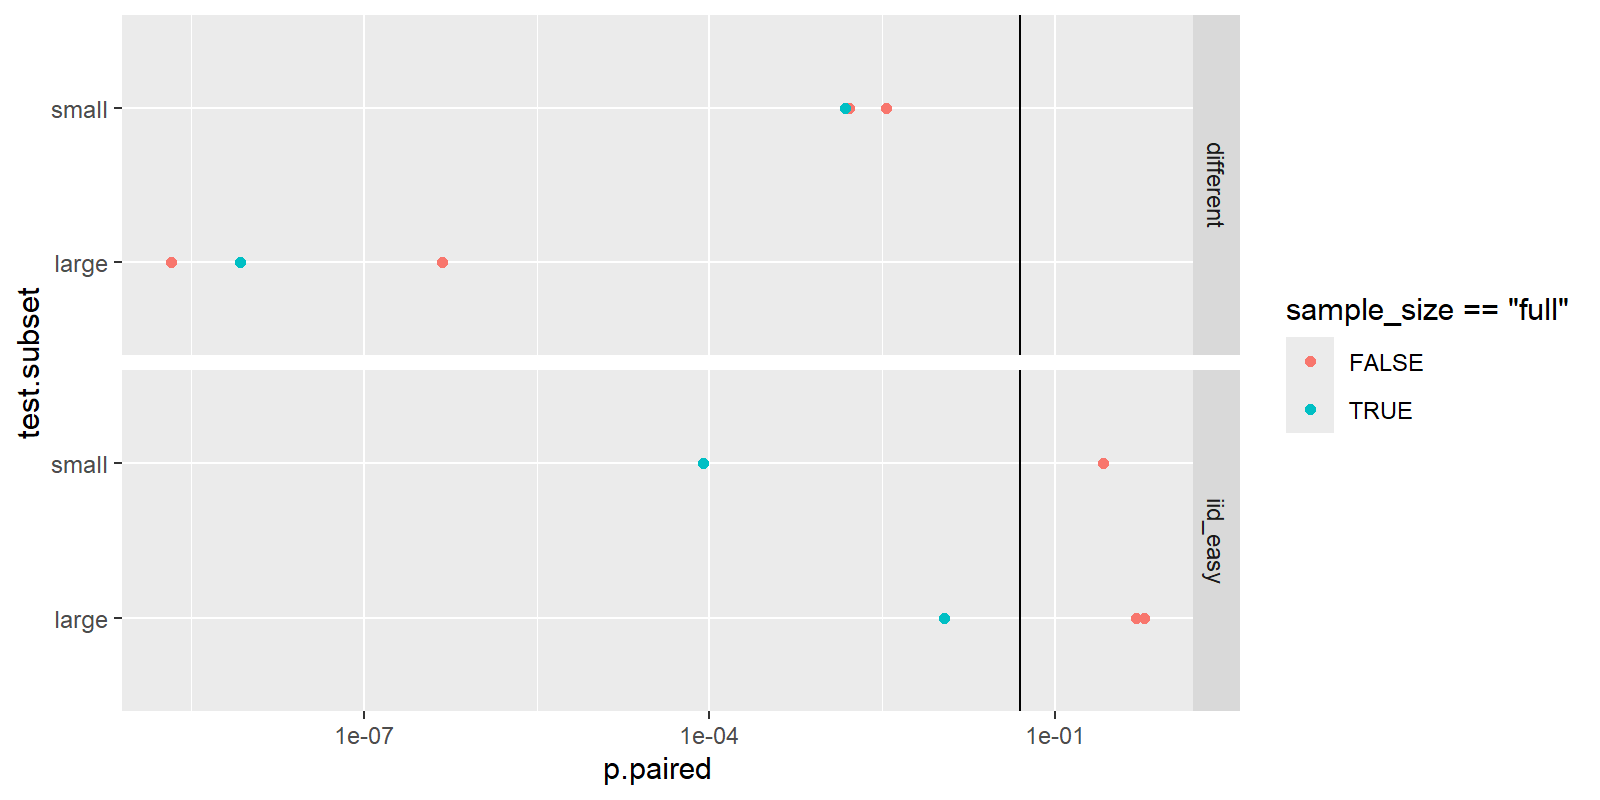

Reproduce this figure in R.
library(data.table)
library(ggplot2)

score_dt <- fread("figure-SOAKED-seeds-data.csv")

setkey(score_dt, task_id, test.subset, seed)
comb_dt <- unique(score_dt[, .(task_id, test.subset, seed)])
p_dt_list <- list()
for(comb_i in 1:nrow(comb_dt)){
  comb_row <- comb_dt[comb_i]
  score_sub <- score_dt[comb_row]
  dlist <- mlr3resampling::pvalue_downsample(score_sub)
  p_dt_list[[comb_i]] <- data.table(comb_row, dlist$pvalues)
}
(p_dt <- rbindlist(p_dt_list))
other_dt <- p_dt[Train_subsets=="other-same"]

thresh_dt <- data.table(prob=0.05)
gg <- ggplot()+
  geom_vline(aes(
    xintercept=prob),
    data=thresh_dt)+
  geom_point(aes(
    p.paired, test.subset, color=sample_size=="full"),
    data=other_dt)+
  facet_grid(task_id ~ .)+
  scale_x_log10()
png("figure-SOAKED-seeds.png", width=8, height=4, units="in", res=200)
print(gg)
dev.off()
